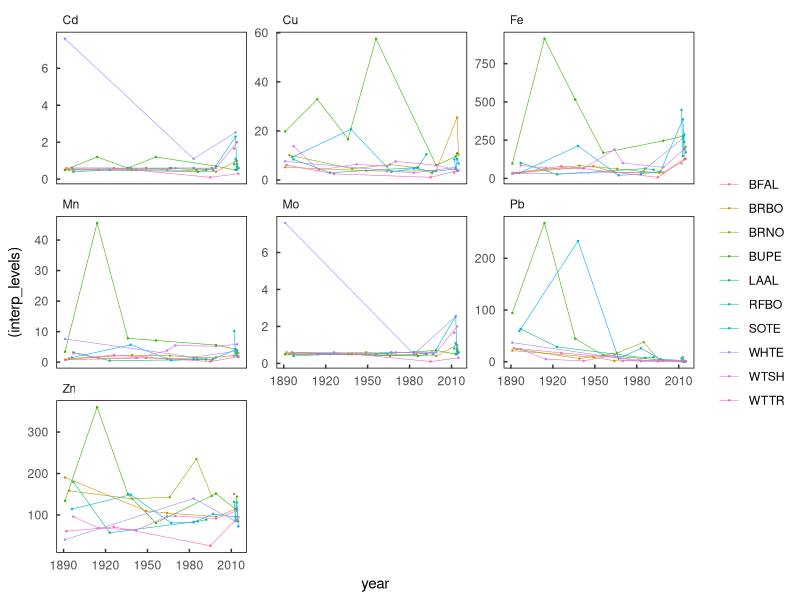
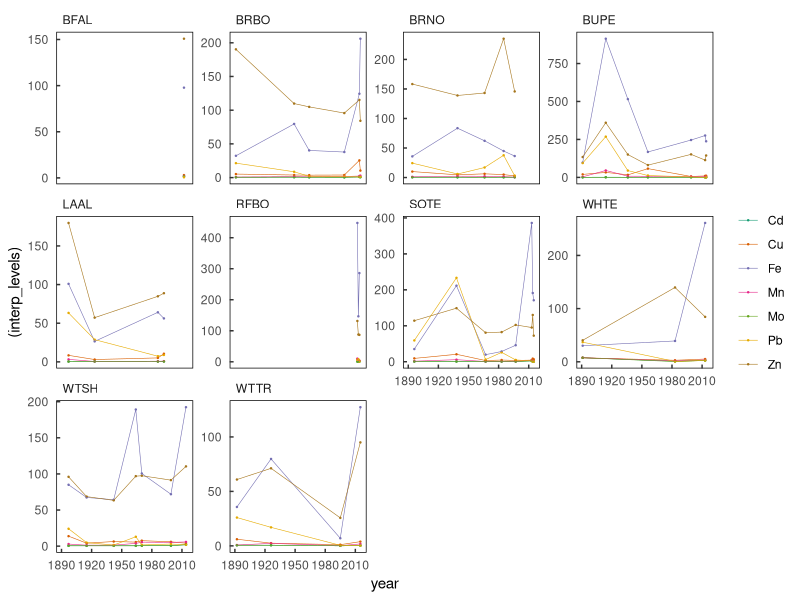

Source code (R) for these figures, in order: (Note: this script raises an error after producing the figures.)
# load libraries
library(ggplot2)
library(dplyr)
library(tidyr)
library(tidyverse)
library(zoo)

##############################
###  Popular ggPlot theme  ###
##############################
themeo <-theme_classic()+
  theme(strip.background = element_blank(),
        axis.line = element_blank(),
        axis.text.x = element_text(margin = margin( 0.2, unit = "cm")),
        axis.text.y = element_text(margin = margin(c(1, 0.2), unit = "cm")),
        axis.ticks.length=unit(-0.1, "cm"),
        panel.border = element_rect(colour = "black", fill=NA, size=.5),
        legend.title=element_blank(),
        strip.text=element_text(hjust=0) )

# set working directory and read in csv
setwd('/Users/tgagne/heavy_metal_birds/data') # running from Tylers computer
#setwd('C:/Users/omax0085/Dropbox/Seabird TL Project/data') # running from Lizzies computer
getwd()

# tyler dataframe manipulation
 # you may have to install this
metals <- read.csv('heavy_metal_June6.csv' , header = T,na.strings = "--" )
unique_id <- paste0("B",seq(1,dim(metals)[1])) # create a unique ID for each specimen
metals <- cbind(unique_id, metals)             # add that to the dataframe

str(metals) # check the structure

# reshape the dataframe so every row is the contamination level for a single metal for a single specimen
metals_values_gathered <- dplyr::select(metals, unique_id, spp, year, Mn, Fe, Cu, Zn, As, Mo, Cd, Hg, Pb) %>% 
  gather(key = metal, value = measurement, Mn, Fe, Cu, Zn, As, Mo, Cd, Hg, Pb) 

# reshape the dataframe so every row is the min detection level for a single metal for a single specimen
metals_limits_gathered <- dplyr::select(metals, unique_id, spp, year, Mn_rl, Fe_rl, Cu_rl, Zn_rl, As_rl, Mo_rl, Cd_rl, Hg_rl, Pb_rl) %>% 
  gather(key = metal_limit, value = reference_limit, Mn_rl, Fe_rl, Cu_rl, Zn_rl, As_rl, Mo_rl, Cd_rl, Hg_rl, Pb_rl)

# join those dataframes 
joined_metal <- cbind(metals_values_gathered,ref_limit = metals_limits_gathered$reference_limit)

# create new column - if measurement level is NA then use min detection
joined_metal$interp_levels <- if_else(is.na(joined_metal$measurement),joined_metal$ref_limit,joined_metal$measurement)

#clean up
rm(metals_limits_gathered,metals_values_gathered,metals,unique_id)

# because some more recent years have multiple observations per year, return average by year
joined_metal <- joined_metal %>% group_by(spp,metal,year) %>%
  summarise(interp_levels = mean(interp_levels), ref_limit = mean(ref_limit)) %>%
  ungroup() %>% 
  group_by(spp,metal) 

#metal to factor
joined_metal$metal <- as.factor(joined_metal$metal)

# extreme value species
#joined_metal <- filter(joined_metal, !spp %in% c("BUPE", "SOTE","RFBO","BFAL") )
joined_metal <- filter(joined_metal, !metal %in% c("As",'Hg') )
#joined_metal <- filter(joined_metal, metal %in% c("As",'Hg') )


# metals by species facetted 
ggplot(joined_metal,aes(x = year, y = (interp_levels), color = spp, group = spp))+
  geom_point(size = .2)+
  geom_line(size = .2)+
  facet_wrap(~metal, scales = "free_y")+
  #scale_color_brewer(palette = "Dark2")+
  themeo

# species by metal facetted
ggplot(joined_metal,aes(x = year, y = (interp_levels), color = metal, group = metal))+
  geom_point(size = .2)+
  geom_line(size = .2)+
  facet_wrap(~spp, scales = "free_y")+
  #scale_x_continuous(limits = c(1980,2017))+
  #scale_y_continuous(limits = c(0,32))+
  scale_color_brewer(palette = "Dark2")+
  themeo

# interpolating values between years
# build dummy data.frame
spp      <- levels(droplevels(joined_metal$spp))
metals   <-  levels(droplevels(joined_metal$metal))
dummy_df <- NULL
yearvec  <- data.frame(year = seq(min(joined_metal$year), max(joined_metal$year)))

# Build empty dataframe with relavant fields
for(s in 1:length(spp)) {
    met <- NULL
  for(m in 1:length(metals)){
      rep <- NULL
      rep <- cbind(spp = spp[s], metal = metals[m],yearvec)
      met <- rbind(met,rep)
  }
  dummy_df <- rbind(dummy_df,met)
}

dummy_df$interp_levels <- NA
sc <- merge(joined_metal,dummy_df, by = c("spp","metal","year"), all = T)
sc$interp_levels.y <- NULL
sc$interp_levels <- sc$interp_levels.x
sc$interp_levels.x <- NULL
joined_metal <- sc

# cleanup
rm(sc,yearvec,met,rep,dummy_df,m,s)

# linear interpolation of NAs
joined_metal <- joined_metal %>% 
  group_by(spp,metal) %>% 
  mutate(ip.value = na.approx(interp_levels, rule = 2)) #linear interpolation
  #mutate(ip.value = na.approx(interp_levels, rule = 2)) %>% 
  #mutate(ip.value = na.approx(interp_levels, rule = 2)) %>% 

joined_metal %>% 
  ggplot(aes(year,ip.value,color = metal))+
  geom_point()+
  scale_color_brewer(palette = "Dark2")+
  facet_wrap(~spp, scales = "free_y")+
  themeo

joined_metal %>% 
  group_by(spp,metal) %>% 
  mutate(time = seq(1,n())) %>%
  mutate(ip.value = approx(time,interp_levels,time)$y) %>% 
  select(-time) %>% 
  ggplot(aes(year,ip.value,color = metal))+
  geom_point()+
  scale_color_brewer(palette = "Dark2")+
  facet_wrap(~spp)


# attempt to bootstrap estimates
# what we want:
# It would be great to for each metal for each species across time fit a number of smoothers
# Predict across the whole range from 1890 to 2015
# adjusted bootstrap loop starting dataframe
joined_metal <- data.frame(year = joined_metal$year, 
                           spp = joined_metal$spp, 
                           metal = joined_metal$metal, 
                           interp_levels = joined_metal$ip.value)

joined_metal %>% 
  ggplot(aes(year,interp_levels,color = metal))+
  geom_point()+
  scale_color_brewer(palette = "Dark2")+
  facet_wrap(~spp, scales = "free_y")+
  themeo

joined_metal$metal <- as.factor(joined_metal$metal)
year <- seq(from = 1890, to = 2015,by = 1)
sppx <-   levels(droplevels(joined_metal$spp))
metals <- levels(droplevels(joined_metal$metal))
all_df <- NULL
rep <- NULL

for( i in 1:length(sppx)) {
  
  one_spp <- NULL
  # select a single species
  one_spp <- subset(joined_metal, spp == sppx[i] )

  for( x in 1:length(metals)){
    # select a single metal
    one_spp_one_metal <- filter(one_spp, metal == metals[x])
    
    for( b in 1:10){ 
      modeled <- NULL
      # randomly sample ~80% observations
      one_spp_one_metal_samp <- sample_frac(one_spp_one_metal, size = .2)
      # fit a model to the sample
      smooth_mod <- loess(interp_levels ~ year, data = one_spp_one_metal_samp, span = .5)
      # predict across whole year range
      modeled <- predict(object = smooth_mod, newdata =  year)
      replic <- data.frame(year,modeled,b, spp = sppx[i], metal = metals[x])
      rep <- rbind(rep,replic)
    }
  }
}

str(rep)
colnames(rep) <- c("year","modeled","rep","spp","metal")
all_df <- rep


# scratch
str(all_df)

ggplot()+
  geom_point(data = (all_df),aes(year,modeled,color = metal), size = .2)+
  facet_wrap(~spp, scales = 'free_y')+
  scale_color_brewer(palette = "Dark2")+
  themeo

ggplot()+
  geom_point(data = all_df,aes(year,modeled,color = spp), size = .2)+
  scale_color_brewer(palette = "Dark2")+
  facet_wrap(~metal, scales = 'free_y')+
  themeo

ggplot()+
  geom_point(data = all_df,aes(x = year, y = modeled, color = spp),size = .2)+
  geom_point(data = joined_metal,aes(x = year, y = interp_levels, color = spp),size = .2, color = "black")+
  #geom_line(size = .2)+
  facet_wrap(~metal, scales = "free_y")+
  scale_color_brewer(palette = "Dark2")+
  themeo

ggplot(all_df,aes(x = year, y = modeled, color = metal))+
  geom_point(data = all_df,aes(x = year, y = modeled, color = metal),size = .2)+
  geom_point(data = joined_metal,aes(x = year, y = interp_levels, color = metal),size = .2, color = "black")+
  #geom_line(size = .2)+
  facet_wrap(~spp, scales = "free_y")+
  scale_color_brewer(palette = "Dark2")+
  themeo


# bring in the trophic position estimates from Gagne et al. 2018
trophic_p <- read.csv('tp_through_time.csv')
str(trophic_p)

trophic_p[,3:6] <- round(trophic_p[,3:6], digits = 2)

# plot it quick to look at it 
ggplot(trophic_p,aes(x = year, y = tp_med, color = spp))+
  geom_line()+
  themeo

ggplot(trophic_p,aes(x = year, y = tp_med, color = spp))+
  geom_line()+
  facet_wrap(~spp)+
  themeo

# merge this in with the metals data
# I want NAs for all years that don't have metal readings, to then interpolate.
# trophic species levels 
# equate levels
# which in this case means building a dataframe with TPs labeled with factors from the heavy metals


levels(trophic_p$spp)
levels(joined_metal$spp)

# dragging through this.

# BRBO == BRBO
# BRNO == BRNO
# BUPE == BUPE
# LAAL == LAAL
# SOTE == SOTE
# WHTE == WHTE
# WTSH == WTSH
# WTTR == WTTR

# BFAL == LAAL in the TrophicTP
# RFBO == BRBO in the TrophicTP

str(trophic_p)


BFAL <- filter(trophic_p, spp == "LAAL") %>% mutate(spp = "BFAL")
RFBO <- filter(trophic_p, spp == "BRBO") %>% mutate(spp = "RFBO")

trophic_p <- rbind(trophic_p, BFAL, RFBO)
trophic_p <- filter(trophic_p, !spp == "TP")
trophic_p$spp <- droplevels(trophic_p$spp)

levels(trophic_p$spp)
levels(joined_metal$spp)

joined_all <- left_join(joined_metal, trophic_p, by = c("year","spp")) %>%  select(-X)

str(joined_all)

joined_all_t <- joined_all %>% 
  mutate(interp_levels = scale(interp_levels),tp_med = scale(tp_med)) 

a <- ggplot(data = joined_all_t, aes(x = year, y = interp_levels))+
  geom_line(aes(color = metal), show.legend = F) + 
  facet_wrap(~spp, scales = "free_y", ncol = 1)+
  geom_ribbon(aes(ymax = tp_med/5, ymin = -Inf), alpha = .5, color = "black") +
  scale_x_continuous(expand = c(0,0))+
  themeo

b<- ggplot(data = joined_all_t, aes(x = year, y = interp_levels + tp_med))+
  geom_line(aes(color = metal), show.legend = F) + 
  facet_wrap(~spp, scales = "free_y", ncol = 1)+
  scale_x_continuous(expand = c(0,0))+
  #geom_line(aes(y = tp_med), color = "black") +
  themeo

gridExtra::grid.arrange(a,b, ncol = 2)



